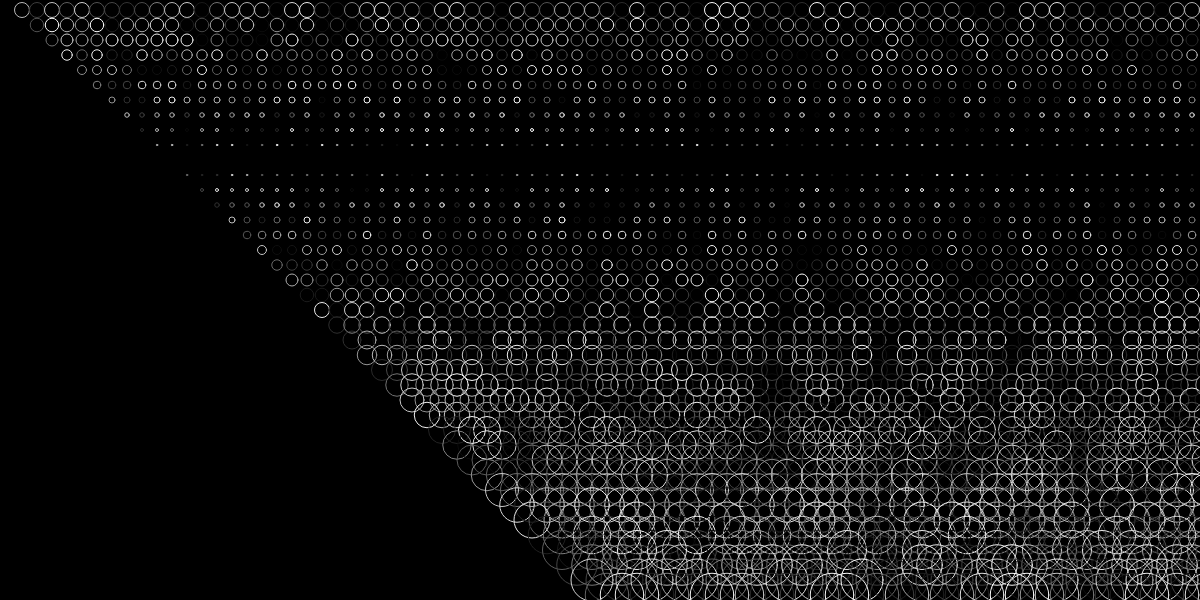
Frame 1 (no input)
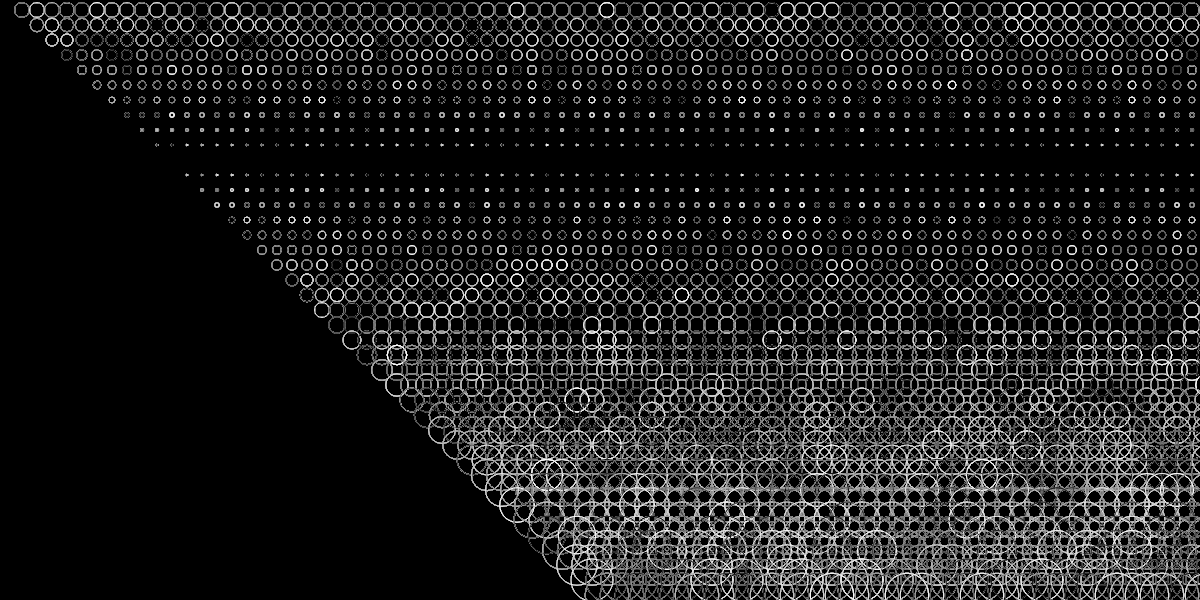
Frame 60 (no input)
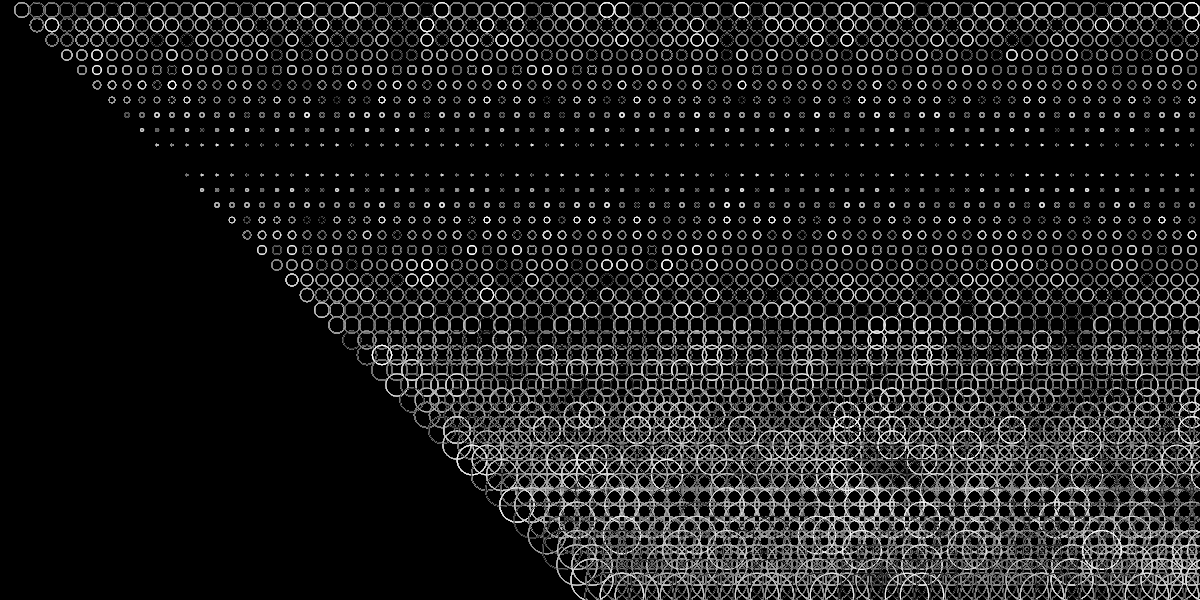
Frame 120 (the mouse pressed at the canvas centre since frame 60)

The p5.js sketch that drew these frames (run headless with seeded random() and noise() and a simulated clock; from frame 60 on, the mouse is pressed at the canvas centre):

// p5.js sketch
// ── sketch.js
var g = 0;

  function setup() {


   //Setting up the canvas
    createCanvas(windowWidth, 600);
      background( 'black');
}
  //Setting up draw
  function draw() {

    //Using for loop to create a slanted half grid of circles with a y ellipse placement for every x ellipse
      for(let y = 10; y <= height; y+= 15) {
        for(let x = 12; x <= width; x +=15) {
        // Getting rid of the fill and adding a random function to change stroke between colors on the greyscale.
        noFill();
        stroke(random(10,255));

        ellipse(x + y, y, 16 - y/10.0, 16 - y/10.0);
        }


        }

      }
